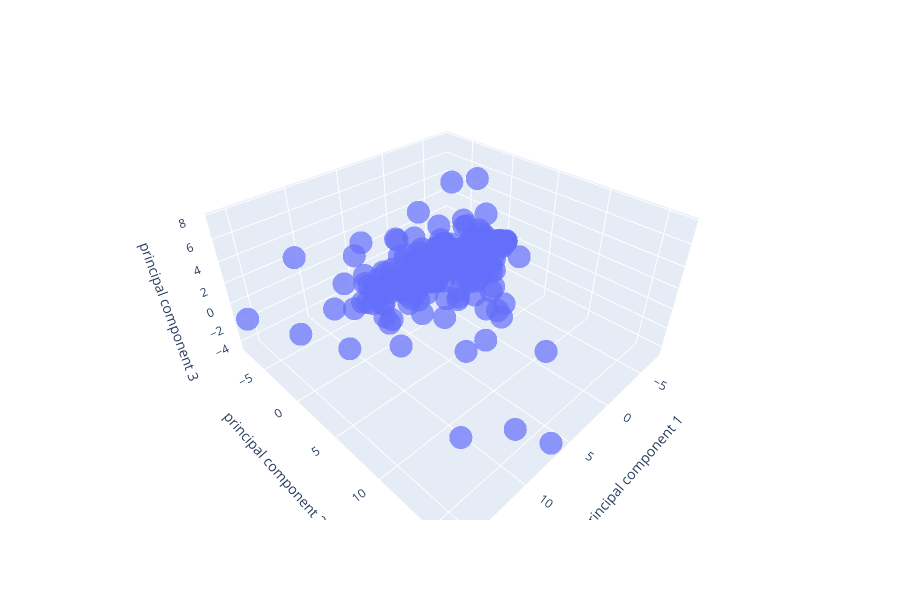

Notebook cell for this chart:
### Code cell
import plotly.express as px
#projection of the data onto the first 3 PCs, most of the variation is in PC1
fig = px.scatter_3d(principalDf, x='principal component 1', y='principal component 2', z='principal component 3',
                   opacity=0.7)
fig.show()

### Figure 1 — Plotly figure (JSON) as saved in the notebook; plotly's stock layout.template omitted (floating-point values rounded to 4 significant figures; data arrays with more than 128 entries replaced by an {"elided": "..."} marker saying what was removed)
{"data": [{"hoverlabel": {"namelength": 0}, "hovertemplate": "principal component 1=%{x}<br>principal component 2=%{y}<br>principal component 3=%{z}", "legendgroup": "", "marker": {"color": "#636efa", "opacity": 0.7, "symbol": "circle"}, "mode": "markers", "name": "", "scene": "scene", "showlegend": false, "type": "scatter3d", "x": {"elided": "249 float values"}, "y": {"elided": "249 float values"}, "z": {"elided": "249 float values"}}], "layout": {"height": 600, "legend": {"tracegroupgap": 0}, "margin": {"t": 60}, "scene": {"domain": {"x": [0, 1], "y": [0, 1]}, "xaxis": {"title": {"text": "principal component 1"}}, "yaxis": {"title": {"text": "principal component 2"}}, "zaxis": {"title": {"text": "principal component 3"}}}}}
